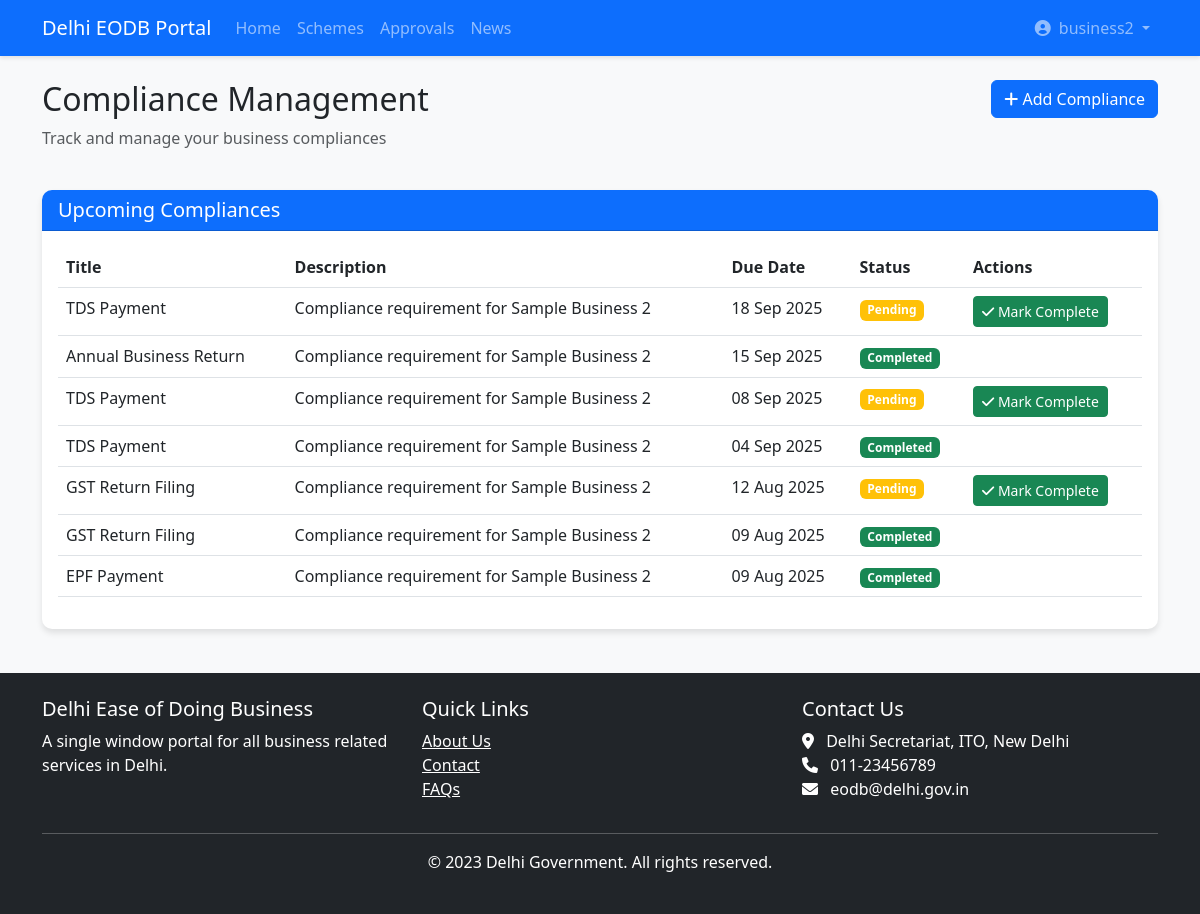
/compliances/ (signed in), run on the app's committed database.
### business_portal/models.py (models this page shows, shortened)
class Compliance(models.Model):
    business = models.ForeignKey(BusinessProfile, on_delete=models.CASCADE)
    title = models.CharField(max_length=255)
    description = models.TextField()
    due_date = models.DateField()
    is_completed = models.BooleanField(default=False)
    completed_date = models.DateField(null=True, blank=True)
    reminder_sent = models.BooleanField(default=False)
    created_at = models.DateTimeField(auto_now_add=True)

### business_portal/views.py (the view)
# urls.py: path('compliances/', views.compliances, name='compliances'),
@login_required
def compliances(request):
    business = get_object_or_404(BusinessProfile, user=request.user)
    compliances = Compliance.objects.filter(business=business).order_by('-due_date')
    if request.method == 'POST':
        form = ComplianceForm(request.POST)
        if form.is_valid():
            compliance = form.save(commit=False)
            compliance.business = business
            compliance.save()
            messages.success(request, 'Compliance added successfully!')
            return redirect('compliances')
    else:
        form = ComplianceForm()
    return render(request, 'business_portal/compliances.html', {
        'compliances': compliances,
        'form': form,
    })

### business_portal/templates/business_portal/compliances.html (shortened to what this page needs)
{% extends "business_portal/base.html" %}
{% load static %}
{% block content %}
<div class="row mb-4">
    <div class="col-md-8">
        <h2>Compliance Management</h2>
        <p class="text-muted">Track and manage your business compliances</p>
    </div>
    <div class="col-md-4 text-end">
        <button class="btn btn-primary" data-bs-toggle="modal" data-bs-target="#addComplianceModal">
            <i class="fas fa-plus"></i> Add Compliance
        </button>
    </div>
</div>
<div class="row">
    <div class="col-12">
        <div class="card">
            <div class="card-header bg-primary text-white">
                <h5 class="mb-0">Upcoming Compliances</h5>
            </div>
            <div class="card-body">
                {% if compliances %}
                <div class="table-responsive">
                    <table class="table">
                        <thead>
                            <tr>
                                <th>Title</th>
                                <th>Description</th>
                                <th>Due Date</th>
                                <th>Status</th>
                                <th>Actions</th>
                            </tr>
                        </thead>
                        <tbody>
                            {% for compliance in compliances %}
                            <tr>
                                <td>{{ compliance.title }}</td>
                                <td>{{ compliance.description|truncatechars:50 }}</td>
                                <td>{{ compliance.due_date|date:"d M Y" }}</td>
                                <td>
                                    {% if compliance.is_completed %}
                                    <span class="badge bg-success">Completed</span>
                                    {% else %}
                                    <span class="badge bg-{% if compliance.due_date < today %}danger{% else %}warning{% endif %}">
                                        {% if compliance.due_date < today %}Overdue{% else %}Pending{% endif %}
                                    </span>
                                    {% endif %}
                                </td>
                                <td>
                                    {% if not compliance.is_completed %}
                                    <a href="{% url 'mark_compliance_complete' compliance.id %}" class="btn btn-sm btn-success">
                                        <i class="fas fa-check"></i> Mark Complete
                                    </a>
                                    {% endif %}
                                </td>
                            </tr>
                            {% endfor %}
                        </tbody>
                    </table>
                </div>
                {% else %}
                <div class="alert alert-info">
                    No compliances found. Add a new compliance to get started.
                </div>
                {% endif %}
            </div>
        </div>
    </div>
</div>
{% endblock %}

### business_portal/templates/business_portal/base.html (shortened to what this page needs)
{% load static %}
<!DOCTYPE html>
<html lang="en">
<head>
    <link href="https://cdn.jsdelivr.net/npm/bootstrap@5.3.0/dist/css/bootstrap.min.css" rel="stylesheet">
    <link rel="stylesheet" href="https://cdnjs.cloudflare.com/ajax/libs/font-awesome/6.0.0/css/all.min.css">
    <link rel="stylesheet" href="{% static 'css/style.css' %}">
</head>
<body>
    <nav class="navbar navbar-expand-lg navbar-dark bg-primary">
        <div class="container">
            <a class="navbar-brand" href="{% url 'home' %}">Delhi EODB Portal</a>
            <div class="collapse navbar-collapse" id="navbarNav">
                <ul class="navbar-nav me-auto">
                    <li class="nav-item">
                        <a class="nav-link" href="{% url 'home' %}">Home</a>
                    </li>
                    <li class="nav-item">
                        <a class="nav-link" href="{% url 'government_schemes' %}">Schemes</a>
                    </li>
                    <li class="nav-item">
                        <a class="nav-link" href="{% url 'approval_types' %}">Approvals</a>
                    </li>
                    <li class="nav-item">
                        <a class="nav-link" href="{% url 'news' %}">News</a>
                    </li>
                </ul>
                <ul class="navbar-nav">
                    {% if user.is_authenticated %}
                        <li class="nav-item dropdown">
                            <a class="nav-link dropdown-toggle" href="#" id="navbarDropdown" role="button" data-bs-toggle="dropdown">
                                <i class="fas fa-user-circle me-1"></i> {{ user.username }}
                            </a>
                        </li>
                    {% endif %}
                </ul>
            </div>
        </div>
    </nav>
    <main class="container my-4">
        {% block content %}{% endblock %}
    </main>
    <footer class="bg-dark text-white py-4 mt-4">
        <div class="container">
            <div class="row">
                <div class="col-md-4">
                    <h5>Delhi Ease of Doing Business</h5>
                    <p>A single window portal for all business related services in Delhi.</p>
                </div>
                <div class="col-md-4">
                    <h5>Quick Links</h5>
                    <ul class="list-unstyled">
                        <li><a href="#" class="text-white">About Us</a></li>
                        <li><a href="#" class="text-white">Contact</a></li>
                        <li><a href="#" class="text-white">FAQs</a></li>
                    </ul>
                </div>
                <div class="col-md-4">
                    <h5>Contact Us</h5>
                    <address>
                        <i class="fas fa-map-marker-alt me-2"></i> Delhi Secretariat, ITO, New Delhi<br>
                        <i class="fas fa-phone me-2"></i> 011-23456789<br>
                        <i class="fas fa-envelope me-2"></i> eodb@delhi.gov.in
                    </address>
                </div>
            </div>
            <hr>
            <div class="text-center">
                <p>&copy; 2023 Delhi Government. All rights reserved.</p>
            </div>
        </div>
    </footer>
</body>
</html>

### business_portal/static/css/style.css (style rules this page uses)
body { background-color: #f8f9fa; font-family: 'Segoe UI', Tahoma, Geneva, Verdana, sans-serif; }
.navbar { box-shadow: 0 2px 4px rgba(0,0,0,.1); }
.card { border: none; border-radius: 10px; box-shadow: 0 4px 6px rgba(0,0,0,.1); transition: transform 0.3s ease; margin-bottom: 20px; }
.card-header { border-radius: 10px 10px 0 0 !important; }
.btn-primary { background-color: #0d6efd; border-color: #0d6efd; }

### data on the page
Compliance: title "TDS Payment", description "Compliance requirement for Sample Business 2", due_date "18 Sep 2025", is_completed "Pending"
Compliance: title "Annual Business Return", description "Compliance requirement for Sample Business 2", due_date "15 Sep 2025", is_completed "Completed"
Compliance: title "TDS Payment", description "Compliance requirement for Sample Business 2", due_date "08 Sep 2025", is_completed "Pending"
Compliance: title "TDS Payment", description "Compliance requirement for Sample Business 2", due_date "04 Sep 2025", is_completed "Completed"
Compliance: title "GST Return Filing", description "Compliance requirement for Sample Business 2", due_date "12 Aug 2025", is_completed "Pending"
Compliance: title "GST Return Filing", description "Compliance requirement for Sample Business 2", due_date "09 Aug 2025", is_completed "Completed"
Compliance: title "EPF Payment", description "Compliance requirement for Sample Business 2", due_date "09 Aug 2025", is_completed "Completed"

### other printed values
{{ user.username }} "business2"
